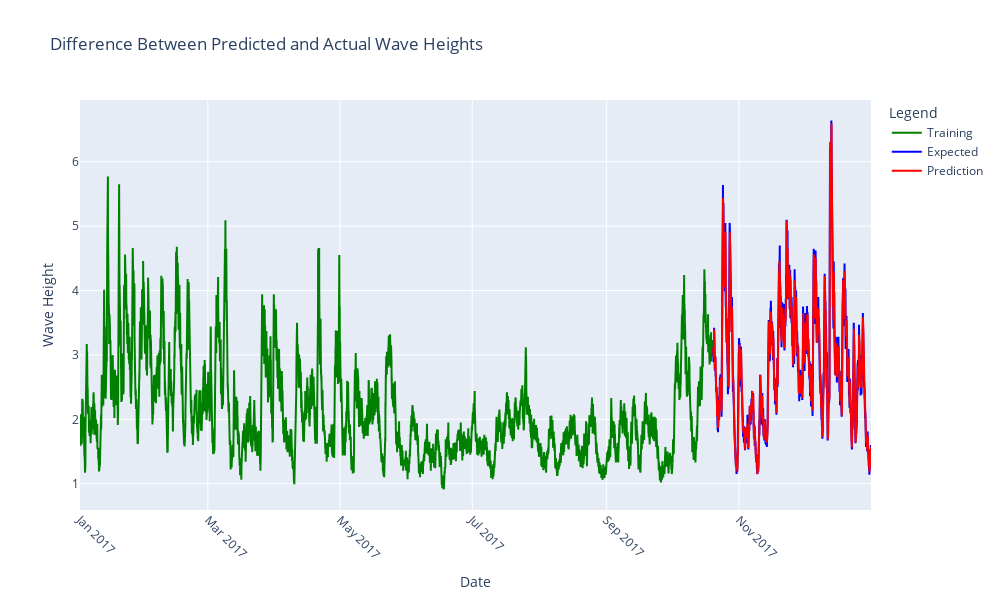

The code cell stored with this chart in its notebook:
### Code cell
import plotly.graph_objects as go

# Assuming arima_train, arima_test, and predictions are Pandas Series with datetime index
train_x = arima_train.index
test_x = arima_test.index
fig = go.Figure()

# Add traces for training, expected, and predicted values
fig.add_trace(go.Scatter(x=train_x, y=arima_train, mode='lines', name='Training', line=dict(color='green')))
fig.add_trace(go.Scatter(x=test_x, y=arima_test, mode='lines', name='Expected', line=dict(color = 'blue')))
fig.add_trace(go.Scatter(x=test_x, y=predictions, mode='lines', name='Prediction', line=dict(color='red')))

# Update layout for better visualization
fig.update_layout(
    title='Difference Between Predicted and Actual Wave Heights',
    xaxis_title='Date',
    yaxis_title='Wave Height',
    legend_title='Legend',
    xaxis=dict(tickangle=45),
    autosize=False,
    width=1000,
    height=600,
)
# Show the plot
fig.show()

### Figure 1 — Plotly figure (JSON) as saved in the notebook; plotly's stock layout.template omitted (floating-point values rounded to 4 significant figures; data arrays with more than 128 entries replaced by an {"elided": "..."} marker saying what was removed)
{"data": [{"line": {"color": "green"}, "mode": "lines", "name": "Training", "type": "scatter", "x": {"elided": "6914 str values"}, "y": {"elided": "6914 float values"}}, {"line": {"color": "blue"}, "mode": "lines", "name": "Expected", "type": "scatter", "x": {"elided": "1729 str values"}, "y": {"elided": "1729 float values"}}, {"line": {"color": "red"}, "mode": "lines", "name": "Prediction", "type": "scatter", "x": {"elided": "1729 str values"}, "y": {"elided": "1729 float values"}}], "layout": {"autosize": false, "height": 600, "legend": {"title": {"text": "Legend"}}, "title": {"text": "Difference Between Predicted and Actual Wave Heights"}, "width": 1000, "xaxis": {"tickangle": 45, "title": {"text": "Date"}}, "yaxis": {"title": {"text": "Wave Height"}}}}
